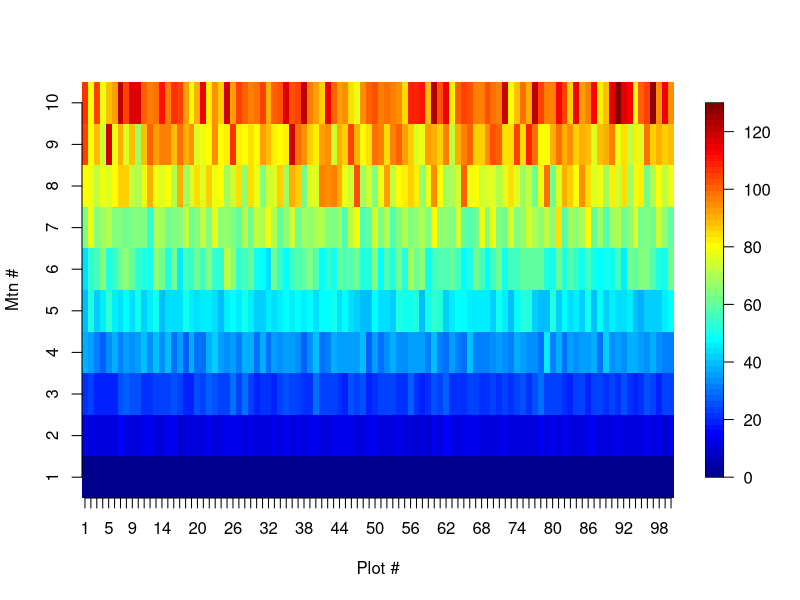
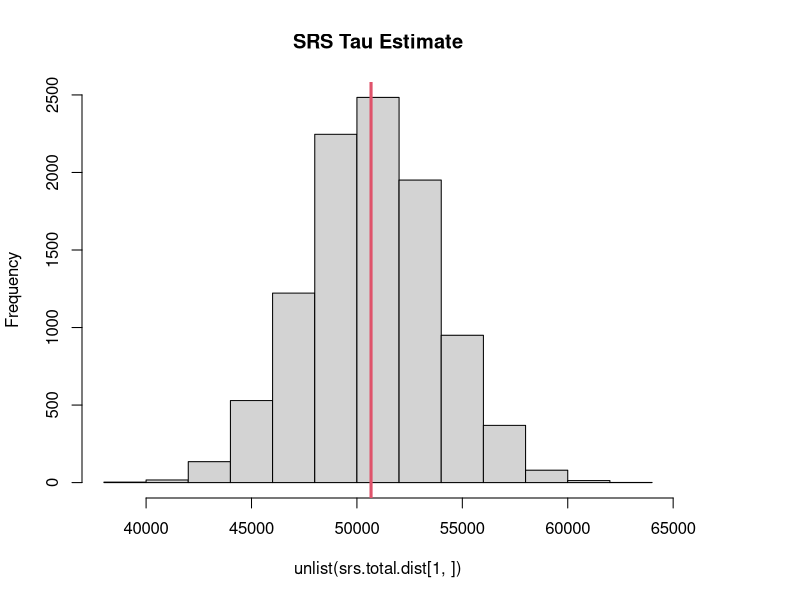
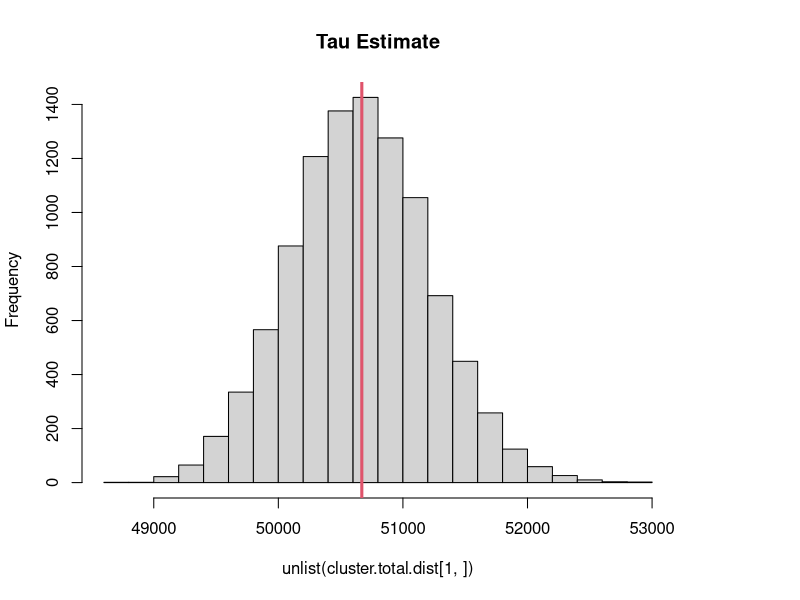
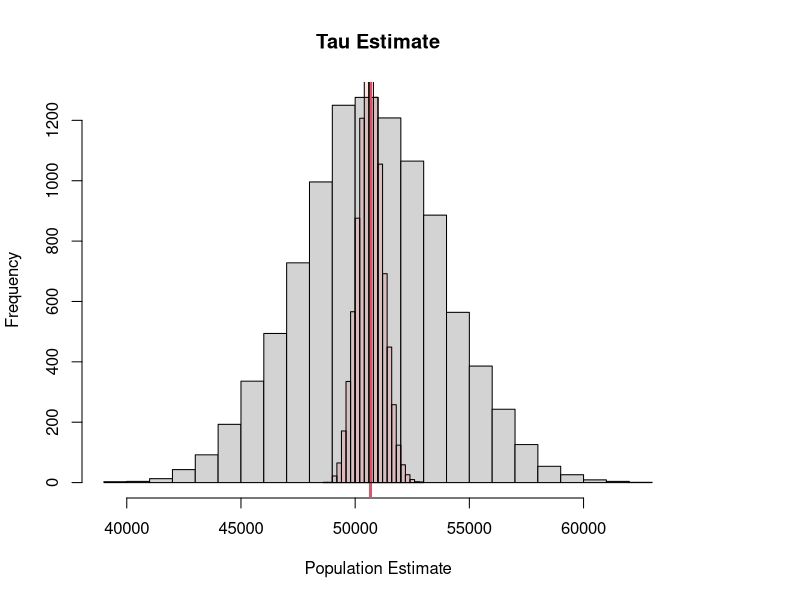
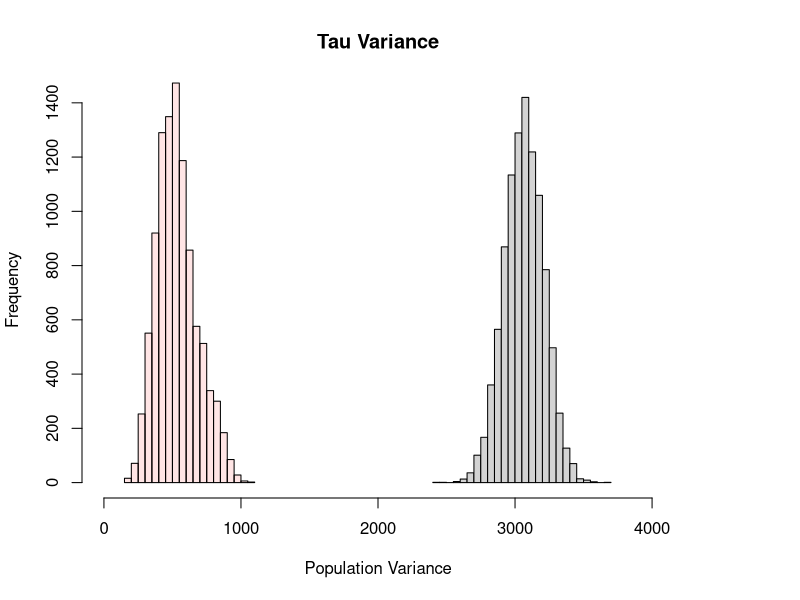

These charts were generated, in order, by the following R code:
## ---- chunk 1
library(tidyverse)
library(kableExtra)
library(magrittr)
library(knitr)
#knitr::purl(input="../FW552/Cluster.qmd",output="../FW552/Proportions.r")
## ---- chunk 2
ponds = data.frame(matrix(nrow=6,ncol=2))
colnames(ponds)=c("Pond","egg.mass")

ponds$Pond=LETTERS[1:6]
ponds$egg.mass = c(2,6,8,10,10,12)
ponds$cluster = c(1,2,1,2,3,3)
ponds %>% 
  kable(table.attr = 'data-quarto-disable-processing="true"') %>% 
  kableExtra::kable_styling(bootstrap_options = c("striped"), full_width = FALSE,font_size = 30)

## ---- chunk 3
cluster.df=NULL
cluster.df$cluster= c(1,2,3)
cluster.df$member1 = c(2,6,10)
cluster.df$member2 = c(8,10,12)
cluster.df$mean = c(5,8,11)
cluster.df$dev2 = c(9,0,9)
cluster.df=data.frame(cluster.df)
cluster.df %>% 
  kable(table.attr = 'data-quarto-disable-processing="true"') %>% 
  kableExtra::kable_styling(bootstrap_options = c("striped"), full_width = FALSE,font_size = 30)
## ---- chunk 4
ponds = data.frame(matrix(nrow=6,ncol=2))
colnames(ponds)=c("Pond","egg.mass")

ponds$Pond=LETTERS[1:6]
ponds$egg.mass = c(2,6,8,10,10,12)
ponds$cluster = c(1,1,2,2,3,3)
ponds %>% 
  kable(table.attr = 'data-quarto-disable-processing="true"') %>% 
  kableExtra::kable_styling(bootstrap_options = c("striped"), full_width = FALSE,font_size = 30)

## ---- chunk 5
cluster.df=NULL
cluster.df$cluster= c(1,2,3)
cluster.df$member1 = c(2,8,10)
cluster.df$member2 = c(6,10,12)
cluster.df$mean = c(4,9,11)
cluster.df$dev2 = c(16,1,9)
cluster.df=data.frame(cluster.df)
cluster.df %>% 
  kable(table.attr = 'data-quarto-disable-processing="true"') %>% 
  kableExtra::kable_styling(bootstrap_options = c("striped"), full_width = FALSE,font_size = 30)
## ---- chunk 6
ponds = data.frame(matrix(nrow=6,ncol=2))
colnames(ponds)=c("Pond","egg.mass")

ponds$Pond=LETTERS[1:6]
ponds$egg.mass = c(2,6,8,10,10,12)
ponds$cluster = c(1,2,3,3,2,1)
ponds %>% 
  kable(table.attr = 'data-quarto-disable-processing="true"') %>% 
  kableExtra::kable_styling(bootstrap_options = c("striped"), full_width = FALSE,font_size = 30)

## ---- chunk 7
cluster.df=NULL
cluster.df$cluster= c(1,2,3)
cluster.df$member1 = c(2,6,8)
cluster.df$member2 = c(12,10,10)
cluster.df$mean = c(7,8,9)
cluster.df$dev2 = c(1,0,1)
cluster.df=data.frame(cluster.df)
cluster.df %>% 
  kable(table.attr = 'data-quarto-disable-processing="true"') %>% 
  kableExtra::kable_styling(bootstrap_options = c("striped"), full_width = FALSE,font_size = 30)
## ---- chunk 8
# Simulate a true population
  N.plots= 100 # talus slope plots
  N.mtns= 10 # mtns

# Create matrix of counts
  pop = matrix(0,N.plots,N.mtns)

# Consider each mtn has a different mean abundance
# This forces the mtns to vary in pika abundance
  mu = seq(1,100,length.out=N.mtns)

# Loop over each mountain and draw N.plots random values from that specific mean
# log transform the mean and the exponentiate then round to make them counts 
# and to ensure values are never negative
for(j in 1:N.mtns){
  set.seed(143453543+j)
  pop[,j] = round(exp(rnorm(N.plots,log(mu[j]),0.1)),digits=0)
}
## ---- chunk 9
fields::image.plot(matrix((data=pop), ncol=10, nrow=100),
                   axes=F, xlab="Plot #",
                   ylab="Mtn #")
axis(2, at=seq(0,1,length.out=10),lab=1:10)
axis(1, at=seq(0,1,length.out=100),lab=1:100)
# Get true population parameters
## ---- chunk 10
# Get true population parameters
  mu = mean(pop)
  tau = sum(pop)
## ---- chunk 11
# Total number of secondary sample units for SRS
  N = N.plots*N.mtns
# Sample size of secondary units for SRS  
  n=100
  
# Total number of clusters  
  N.plots
# Sample size of primary units  
  N.mtns
## ---- chunk 12
#Number of simulated studies / replicate samples  
n.sim= 10000
  
# Create SRS function  
srs.fun = function(pop){
  
  # Get a sample of indices
  index=sample(1:(N.plots*N.mtns),size=n)
  
  # Use those indices to get our population counts in each sample unit
  y = c(pop)[index]
  
  #Total estimate
  tau.est=mean(y)*N
  
  #Standard deviation of total 
  tau.sd=sqrt(N*(N-n)*(var(y)/n))

  list(tau.est=tau.est,
       tau.sd=tau.sd)
}

# replicate!
srs.total.dist=replicate(n.sim, srs.fun(pop))

## ---- chunk 13
hist(unlist(srs.total.dist[1,]),
     main="SRS Tau Estimate")
abline(v=tau,col=2,lwd=3)
## ---- chunk 14
cluster.fun = function(pop){
  index=sample(1:N.plots, size = N.mtns)
  
  y = pop[index,]
  y.sum = apply(y,1,sum)
  
  tau.est = N.plots*mean(y.sum)

  #Standard deviation of total 
  var.primary= var(y.sum)
  tau.sd = sqrt(N.plots*(N.plots-N.mtns)*(var.primary/N.mtns))
  
  list(tau.est=tau.est,
       tau.sd=tau.sd)
    
}

# Replicate!!!!
  cluster.total.dist=replicate(n.sim, cluster.fun(pop))
## ---- chunk 15
  hist(unlist(cluster.total.dist[1,]),breaks=20,
         main="Tau Estimate")
  abline(v=tau,col=2,lwd=3)
## ---- chunk 16
  hist(unlist(srs.total.dist[1,]),breaks=20,
         main="Tau Estimate",xlab="Population Estimate")
  abline(v=tau,col=2,lwd=3)
  # Add plot of Cluster
  hist(unlist(cluster.total.dist[1,]),
       col=grDevices::adjustcolor("red",alpha.f=0.1),
       breaks=20,
       add=TRUE)
## ---- chunk 17
  hist(unlist(srs.total.dist[2,]),breaks=20,
         main="Tau Variance",xlim=c(0,4000),xlab="Population Variance")
  abline(v=tau,col=2,lwd=3)
  # Add plot of Cluster
  hist(unlist(cluster.total.dist[2,]),
       col=grDevices::adjustcolor("red",alpha.f=0.1),
       breaks=20,
       add=TRUE)

## ---- chunk 18
var(c(pop))
## ---- chunk 19
var(apply(pop,1,sum))
